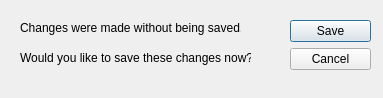
<?xml version="1.0" encoding="UTF-8"?>
<ui version="4.0">
 <class>SaveAndQuitDialog</class>
 <widget class="QDialog" name="SaveAndQuitDialog">
  <property name="geometry">
   <rect>
    <x>0</x>
    <y>0</y>
    <width>383</width>
    <height>98</height>
   </rect>
  </property>
  <property name="sizePolicy">
   <sizepolicy hsizetype="Fixed" vsizetype="Fixed">
    <horstretch>0</horstretch>
    <verstretch>0</verstretch>
   </sizepolicy>
  </property>
  <property name="windowTitle">
   <string>Dialog</string>
  </property>
  <property name="windowIcon">
   <iconset resource="images.qrc">
    <normaloff>:/New folder/ColorSource-PAR_72.jpg</normaloff>:/New folder/ColorSource-PAR_72.jpg</iconset>
  </property>
  <widget class="QDialogButtonBox" name="buttonBox">
   <property name="geometry">
    <rect>
     <x>290</x>
     <y>20</y>
     <width>81</width>
     <height>241</height>
    </rect>
   </property>
   <property name="orientation">
    <enum>Qt::Vertical</enum>
   </property>
   <property name="standardButtons">
    <set>QDialogButtonBox::Cancel|QDialogButtonBox::Save</set>
   </property>
  </widget>
  <widget class="QLabel" name="label">
   <property name="geometry">
    <rect>
     <x>20</x>
     <y>20</y>
     <width>221</width>
     <height>16</height>
    </rect>
   </property>
   <property name="text">
    <string>Changes were made without being saved. </string>
   </property>
  </widget>
  <widget class="QLabel" name="label_2">
   <property name="geometry">
    <rect>
     <x>20</x>
     <y>50</y>
     <width>231</width>
     <height>16</height>
    </rect>
   </property>
   <property name="text">
    <string>Would you like to save these changes now?  </string>
   </property>
  </widget>
 </widget>
 <resources>
  <include location="images.qrc"/>
 </resources>
 <connections>
  <connection>
   <sender>buttonBox</sender>
   <signal>accepted()</signal>
   <receiver>SaveAndQuitDialog</receiver>
   <slot>accept()</slot>
   <hints>
    <hint type="sourcelabel">
     <x>248</x>
     <y>254</y>
    </hint>
    <hint type="destinationlabel">
     <x>157</x>
     <y>274</y>
    </hint>
   </hints>
  </connection>
  <connection>
   <sender>buttonBox</sender>
   <signal>rejected()</signal>
   <receiver>SaveAndQuitDialog</receiver>
   <slot>reject()</slot>
   <hints>
    <hint type="sourcelabel">
     <x>316</x>
     <y>260</y>
    </hint>
    <hint type="destinationlabel">
     <x>286</x>
     <y>274</y>
    </hint>
   </hints>
  </connection>
 </connections>
</ui>
